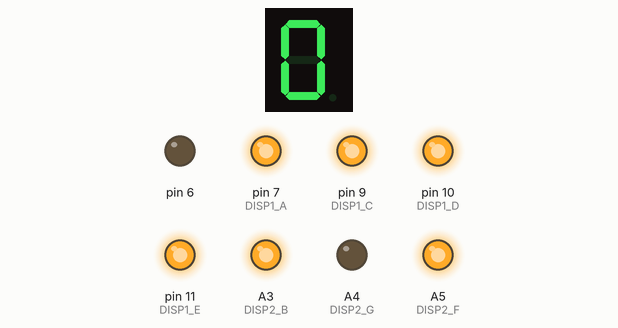
Simulated run of this sketch. Board: Arduino Uno, built with avr-gcc and run on an emulated ATmega328P. On the bench: 1-digit seven-segment display, output pins drawn as LEDs (lit = HIGH). Wiring (inferred from the names in the program): 1-digit 7-segment display, segments lit when HIGH: segments pin 5, pin 8, pin 4, pin 3, pin 2, pin 12, pin 13. The segment pins are drawn as the display they are named for; pins used as bus, display or sensor lines are not drawn; what the sketch prints to the serial monitor is not drawn.

Above: at 0.37 s.
At 0.87 s:
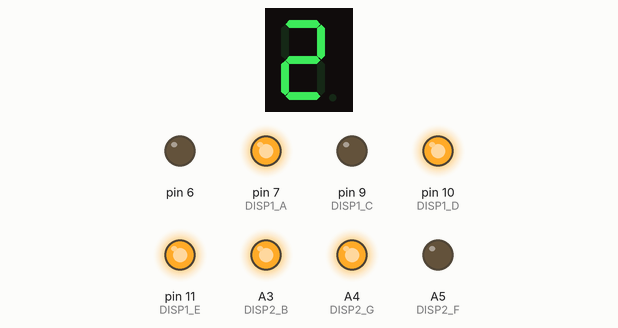
At 1.37 s:
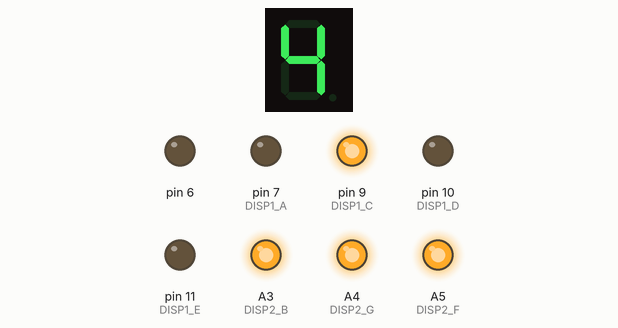
At 1.87 s:
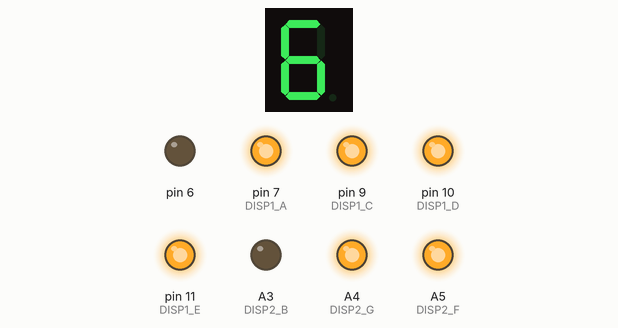
At 2.62 s:
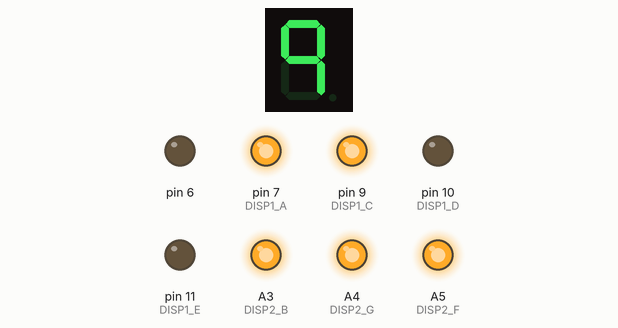
Timing chart, 0 to 40.0 s (numbered marks = the images above):
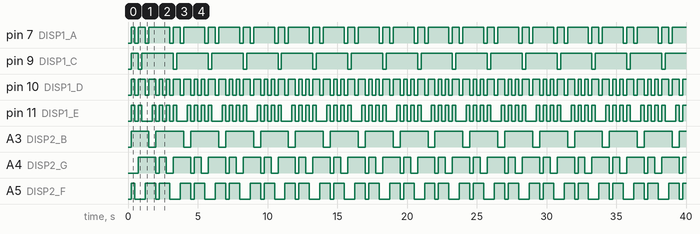

Measured:
- by itself, pin 7 (DISP1_A): repeats every 2.5 s: LOW 0.25 s, HIGH 0.50 s, LOW 0.25 s, HIGH 1.5 s
- by itself, pin 9 (DISP1_C): repeats every 2.5 s: LOW 0.25 s, HIGH 2.3 s
- by itself, pin 10 (DISP1_D): repeats every 2.5 s: 2 × (LOW 0.25 s, HIGH 0.50 s), 2 × (LOW 0.25 s, HIGH 0.25 s)
- by itself, pin 11 (DISP1_E): repeats every 2.5 s: LOW 0.25 s, HIGH 0.25 s, LOW 0.75 s, 2 × (HIGH 0.25 s, LOW 0.25 s), HIGH 0.25 s
- by itself, A3 (DISP2_B): repeats every 2.5 s: LOW 0.50 s, HIGH 2.0 s
- by itself, A4 (DISP2_G): repeats every 2.5 s: LOW 0.25 s, HIGH 0.50 s, LOW 0.50 s, HIGH 1.3 s
- by itself, A5 (DISP2_F): repeats every 2.5 s: LOW 0.75 s, HIGH 0.75 s, LOW 0.25 s, HIGH 0.75 s

The sketch:

sevenSeg-noDriver_dec08a.ino
```cpp
//This version of scoreKeeper handles only scorekeeping and notifies the LED control of
//changes in score.
/*
 *
 *
 * NOTE: This version of the code is made assuming the Arduino manually controls the pins. If you're using a driver, DON'T USE THIS CODE.
 * This code is also written under the assumption that the pins are arranged as follows:
 * Display 0 for red team, SEG A-F = digital pins 0-1, 5-9 in sequential order (SEG A = pin 0, SEG F = pin 9)
 * Display 1 for blue team, SEG A-F = digital pins 10-13, analog A0-A2 in sequential order (SEG A = pin 10, SEG F = A2)
 * WARNING: Blue team's display was installed upside-down. The pin sequence must be inverted.
 * */

//#include <LedControl.h>
//#include <Adafruit_NeoPixel.h>

//const int datainP = 12, clkP = 11, loadP = 10; //Constants for pins. Adjust as needed. ##CURRENTLY USELESS DRIVER CODE

#define DISP1_A 7
#define DISP1_B 8
#define DISP1_C 9
#define DISP1_D 10
#define DISP1_E 11
#define DISP1_F 12
#define DISP1_G 13

#define DISP2_E 2
#define DISP2_D 3
#define DISP2_C 4
#define DISP2_A 5
#define DISP2_B A3
#define DISP2_G A4
#define DISP2_F A5

//LedControl lc = LedControl(datainP, clkP, loadP, 2); //refer to constants, 2 means 2 displays ##CURRENTLY USELESS DRIVER CODE

bool keepScore = true; //toggles scorekeeping

//int prev_state[3];
int redPS = 0, bluePS = 0, resPS = 0, scoPS = 0; //previous states for all buttons
//int curr_state[3];
int redCS = 0, blueCS = 0, resCS = 0, scoCS = 0; //current states for all buttons
int redScore=0;
int blueScore=0;
/*int tScored = -1;//which team scored this cycle. if none scored, -1
int tScore = 0;//the score of the team which just scored
int hasWon = 0;//if a team has won, 1. else, 0. is read as a boolean*/
int const WINNING_SCORE=9; //set this to whatever you want, don't make it more than 9
String score;

void setup() {
  // setup the buttons
  /*for(int i = 2; i < 5; i++){ //reset and scores
    pinMode(i, INPUT_PULLUP);
  }*/
  pinMode(A0, INPUT_PULLUP); //Red Team bumper
  pinMode(A1, INPUT_PULLUP); //Blue Team bumper
  pinMode(A2, INPUT_PULLUP); //Reset Button
  pinMode(A3, OUTPUT); //Scoring Toggle
  pinMode(A4, OUTPUT);
  pinMode(A5, OUTPUT);
  pinMode(2, OUTPUT);
  pinMode(3, OUTPUT);
  pinMode(4, OUTPUT);
  pinMode(5, OUTPUT);
  pinMode(6, OUTPUT);
  pinMode(7, OUTPUT);
  pinMode(8, OUTPUT);
  pinMode(9, OUTPUT);
  pinMode(10, OUTPUT);
  pinMode(11, OUTPUT);
  pinMode(12, OUTPUT);
  pinMode(13, OUTPUT);
  Serial.begin(9600);
  Serial.println("Ready");

  digitalWrite(2, LOW);
  digitalWrite(3, LOW);
  digitalWrite(4, LOW);
  digitalWrite(5, LOW);
  digitalWrite(6, LOW);
  digitalWrite(7, LOW);
  digitalWrite(8, LOW);
  digitalWrite(9, LOW);
  digitalWrite(10, LOW);
  digitalWrite(11, LOW);
  digitalWrite(12, LOW);
  digitalWrite(13, LOW);
  digitalWrite(A4, LOW);
  digitalWrite(A5, LOW);
  digitalWrite(A3, LOW);

  //Code to prep the controller and 7-seg displays
  //lc.shutdown(0,false);
  //lc.setIntensity(0,7);
  //lc.clearDisplay(0);
}


void intToDigWrite(int intput, int disp){ //intput is the character the display shows, disp is which display. 0 is Red and 1 is Blue
  if(disp==1) //left display
    switch(intput){
      case 0: //see explanation in header
              digitalWrite(DISP1_A,HIGH);
              digitalWrite(DISP1_B,HIGH);
              digitalWrite(DISP1_C,HIGH);
              digitalWrite(DISP1_D,HIGH);
              digitalWrite(DISP1_E,HIGH);
              digitalWrite(DISP1_F,HIGH);
              digitalWrite(DISP1_G,LOW);
              break;
      case 1: //write to pins 1 and 5
              digitalWrite(DISP1_A,LOW);
              digitalWrite(DISP1_B,HIGH);
              digitalWrite(DISP1_C,HIGH);
              digitalWrite(DISP1_D,LOW);
              digitalWrite(DISP1_E,LOW);
              digitalWrite(DISP1_F,LOW);
              digitalWrite(DISP1_G,LOW);
              break;
      case 2: //exclude pin 8 and pin 5
              digitalWrite(DISP1_A,HIGH);
              digitalWrite(DISP1_B,HIGH);
              digitalWrite(DISP1_C,LOW);
              digitalWrite(DISP1_D,HIGH);
              digitalWrite(DISP1_E,HIGH);
              digitalWrite(DISP1_F,LOW);
              digitalWrite(DISP1_G,HIGH);
              break;
      case 3: //exclude pins 8 and 7
              digitalWrite(DISP1_A,HIGH);
              digitalWrite(DISP1_B,HIGH);
              digitalWrite(DISP1_C,HIGH);
              digitalWrite(DISP1_D,HIGH);
              digitalWrite(DISP1_E,LOW);
              digitalWrite(DISP1_F,LOW);
              digitalWrite(DISP1_G,HIGH);
              break;
      case 4: //exclude pins 7, 6, and 0.
              digitalWrite(DISP1_A,LOW);
              digitalWrite(DISP1_B,HIGH);
              digitalWrite(DISP1_C,HIGH);
              digitalWrite(DISP1_D,LOW);
              digitalWrite(DISP1_E,LOW);
              digitalWrite(DISP1_F,HIGH);
              digitalWrite(DISP1_G,HIGH);
              break;
      case 5: //exclude pins 1 and 7
              digitalWrite(DISP1_A,HIGH);
              digitalWrite(DISP1_B,LOW);
              digitalWrite(DISP1_C,HIGH);
              digitalWrite(DISP1_D,HIGH);
              digitalWrite(DISP1_E,LOW);
              digitalWrite(DISP1_F,HIGH);
              digitalWrite(DISP1_G,HIGH);
              break;
      case 6: //exclude pin 1
              digitalWrite(DISP1_A,HIGH);
              digitalWrite(DISP1_B,LOW);
              digitalWrite(DISP1_C,HIGH);
              digitalWrite(DISP1_D,HIGH);
              digitalWrite(DISP1_E,HIGH);
              digitalWrite(DISP1_F,HIGH);
              digitalWrite(DISP1_G,HIGH);
              break;
      case 7: //write to pins 0, 1, and 5
              digitalWrite(DISP1_A,HIGH);
              digitalWrite(DISP1_B,HIGH);
              digitalWrite(DISP1_C,HIGH);
              digitalWrite(DISP1_D,LOW);
              digitalWrite(DISP1_E,LOW);
              digitalWrite(DISP1_F,LOW);
              digitalWrite(DISP1_G,LOW);
              break;
      case 8: //write to all pins
              digitalWrite(DISP1_A,HIGH);
              digitalWrite(DISP1_B,HIGH);
              digitalWrite(DISP1_C,HIGH);
              digitalWrite(DISP1_D,HIGH);
              digitalWrite(DISP1_E,HIGH);
              digitalWrite(DISP1_F,HIGH);
              digitalWrite(DISP1_G,HIGH);
              break;
      case 9: //excude pins 7 and 6
              digitalWrite(DISP1_A,HIGH);
              digitalWrite(DISP1_B,HIGH);
              digitalWrite(DISP1_C,HIGH);
              digitalWrite(DISP1_D,LOW);
              digitalWrite(DISP1_E,LOW);
              digitalWrite(DISP1_F,HIGH);
              digitalWrite(DISP1_G,HIGH);
              break;
       default:   digitalWrite(DISP1_A,LOW); //if there's something wrong it will display X
                  digitalWrite(DISP1_B,HIGH);
                  digitalWrite(DISP1_C,HIGH);
                  digitalWrite(DISP1_D,LOW);
                  digitalWrite(DISP1_E,HIGH);
                  digitalWrite(DISP1_F,HIGH);
                  digitalWrite(DISP1_G,HIGH);
                  break;
    }
  else //right display
    switch(intput){
      case 0: //write to all pins except pin 9 - see explanation in header
              digitalWrite(DISP2_A,HIGH);
              digitalWrite(DISP2_B,HIGH);
              digitalWrite(DISP2_C,HIGH);
              digitalWrite(DISP2_D,HIGH);
              digitalWrite(DISP2_E,HIGH);
              digitalWrite(DISP2_F,HIGH);
              digitalWrite(DISP2_G,LOW);
              break;
      case 1: //write to pins 1 and 5
              digitalWrite(DISP2_A,LOW);
              digitalWrite(DISP2_B,HIGH);
              digitalWrite(DISP2_C,HIGH);
              digitalWrite(DISP2_D,LOW);
              digitalWrite(DISP2_E,LOW);
              digitalWrite(DISP2_F,LOW);
              digitalWrite(DISP2_G,LOW);
              break;
      case 2: //exclude pin 8 and pin 5
              digitalWrite(DISP2_A,HIGH);
              digitalWrite(DISP2_B,HIGH);
              digitalWrite(DISP2_C,LOW);
              digitalWrite(DISP2_D,HIGH);
              digitalWrite(DISP2_E,HIGH);
              digitalWrite(DISP2_F,LOW);
              digitalWrite(DISP2_G,HIGH);
              break;
      case 3: //exclude pins 8 and 7
              digitalWrite(DISP2_A,HIGH);
              digitalWrite(DISP2_B,HIGH);
              digitalWrite(DISP2_C,HIGH);
              digitalWrite(DISP2_D,HIGH);
              digitalWrite(DISP2_E,LOW);
              digitalWrite(DISP2_F,LOW);
              digitalWrite(DISP2_G,HIGH);
              break;
      case 4: //exclude pins 7, 6, and 0.
              digitalWrite(DISP2_A,LOW);
              digitalWrite(DISP2_B,HIGH);
              digitalWrite(DISP2_C,HIGH);
              digitalWrite(DISP2_D,LOW);
              digitalWrite(DISP2_E,LOW);
              digitalWrite(DISP2_F,HIGH);
              digitalWrite(DISP2_G,HIGH);
              break;
      case 5: //exclude pins 1 and 7
              digitalWrite(DISP2_A,HIGH);
              digitalWrite(DISP2_B,LOW);
              digitalWrite(DISP2_C,HIGH);
              digitalWrite(DISP2_D,HIGH);
              digitalWrite(DISP2_E,LOW);
              digitalWrite(DISP2_F,HIGH);
              digitalWrite(DISP2_G,HIGH);
              break;
      case 6: //exclude pin 1
              digitalWrite(DISP2_A,HIGH);
              digitalWrite(DISP2_B,LOW);
              digitalWrite(DISP2_C,HIGH);
              digitalWrite(DISP2_D,HIGH);
              digitalWrite(DISP2_E,HIGH);
              digitalWrite(DISP2_F,HIGH);
              digitalWrite(DISP2_G,HIGH);
              break;
      case 7: //write to pins 0, 1, and 5
              digitalWrite(DISP2_A,HIGH);
              digitalWrite(DISP2_B,HIGH);
              digitalWrite(DISP2_C,HIGH);
              digitalWrite(DISP2_D,LOW);
              digitalWrite(DISP2_E,LOW);
              digitalWrite(DISP2_F,LOW);
              digitalWrite(DISP2_G,LOW);
              break;
      case 8: //write to all pins
              digitalWrite(DISP2_A,HIGH);
              digitalWrite(DISP2_B,HIGH);
              digitalWrite(DISP2_C,HIGH);
              digitalWrite(DISP2_D,HIGH);
              digitalWrite(DISP2_E,HIGH);
              digitalWrite(DISP2_F,HIGH);
              digitalWrite(DISP2_G,HIGH);
              break;
      case 9: //excude pins 7 and 6
              digitalWrite(DISP2_A,HIGH);
              digitalWrite(DISP2_B,HIGH);
              digitalWrite(DISP2_C,HIGH);
              digitalWrite(DISP2_D,LOW);
              digitalWrite(DISP2_E,LOW);
              digitalWrite(DISP2_F,HIGH);
              digitalWrite(DISP2_G,HIGH);
              break;
       default:   digitalWrite(DISP2_A,LOW); //if there's something wrong it will display X
                  digitalWrite(DISP2_B,HIGH);
                  digitalWrite(DISP2_C,HIGH);
                  digitalWrite(DISP2_D,LOW);
                  digitalWrite(DISP2_E,HIGH);
                  digitalWrite(DISP2_F,HIGH);
                  digitalWrite(DISP2_G,HIGH);
                  break;
    }
}

void reportToLED(int team, int score, int victory){ //not used in current version
  int dataOut[3] = {team, score, victory};

  //give dataOut to other arduino somehow. Digital write?
}

void checkScorekeeping(){ //NOTICE: IT WILL SAVE DATA IF SCOREKEEPING IS DISABLED.
  scoCS = digitalRead(A3);
  if(scoCS==LOW && scoCS != scoPS){
      keepScore = !keepScore;
    }
}


void checkButtons(){ //Checks all the buttons. Made to streamline loop code.
  redCS = digitalRead(A0);
  blueCS = digitalRead(A1);
  resCS = digitalRead(A2);
  if(resCS==LOW && resCS!=resPS){
    Serial.println("reset");
    redScore=blueScore=0;
    delay(10);
  }
  if(redCS==LOW && redCS!=redPS){
    redScore++;
    Serial.println("The score is R: " + String(redScore) + " B: " + String(blueScore));
    delay(2000); //This prevents ball spamming
  }
  if(blueCS==LOW && blueCS!=bluePS){
    blueScore++;
    Serial.println("The score is R: " + String(redScore) + " B: " + String(blueScore));
    delay(2000); //This prevents ball spamming
  }
  redPS = redCS;
  bluePS = blueCS;
  resPS = resCS;
}

void testPattern(int disp)
{
  if(disp == 0)
  {
    digitalWrite(DISP1_A, HIGH);
    delay(300);
    digitalWrite(DISP1_A, LOW);
    digitalWrite(DISP1_B, HIGH);
    delay(300);
    digitalWrite(DISP1_B, LOW);
    digitalWrite(DISP1_C, HIGH);
    delay(300);
    digitalWrite(DISP1_C, LOW);
    digitalWrite(DISP1_D, HIGH);
    delay(300);
    digitalWrite(DISP1_D, LOW);
    digitalWrite(DISP1_E, HIGH);
    delay(300);
    digitalWrite(DISP1_E, LOW);
    digitalWrite(DISP1_F, HIGH);
    delay(300);
    digitalWrite(DISP1_F, LOW);
    digitalWrite(DISP1_G, HIGH);
    delay(300);
    digitalWrite(DISP1_G, LOW);
  }
  else if(disp == 1)
  {
    digitalWrite(DISP2_A, HIGH);
    delay(300);
    digitalWrite(DISP2_A, LOW);
    digitalWrite(DISP2_B, HIGH);
    delay(300);
    digitalWrite(DISP2_B, LOW);
    digitalWrite(DISP2_C, HIGH);
    delay(300);
    digitalWrite(DISP2_C, LOW);
    digitalWrite(DISP2_D, HIGH);
    delay(300);
    digitalWrite(DISP2_D, LOW);
    digitalWrite(DISP2_E, HIGH);
    delay(300);
    digitalWrite(DISP2_E, LOW);
    digitalWrite(DISP2_F, HIGH);
    delay(300);
    digitalWrite(DISP2_F, LOW);
    digitalWrite(DISP2_G, HIGH);
    delay(300);
    digitalWrite(DISP2_G, LOW);

  }
}
void loop() {
  // put your main code here, to run repeatedly:
  //checkScorekeeping();
  //if(keepScore) //this controls scoring being off or on
  {
    //checkButtons();
    //intToDigWrite(redScore,0);
    //intToDigWrite(blueScore,1);
    //delay(500);
    //testPattern(1);
    //testPattern(0);
    for(int i = 0; i <= 9; i++)
    {
      delay(250);
      intToDigWrite(i, 0);
      intToDigWrite(i, 1);
    }
 }
}
```
